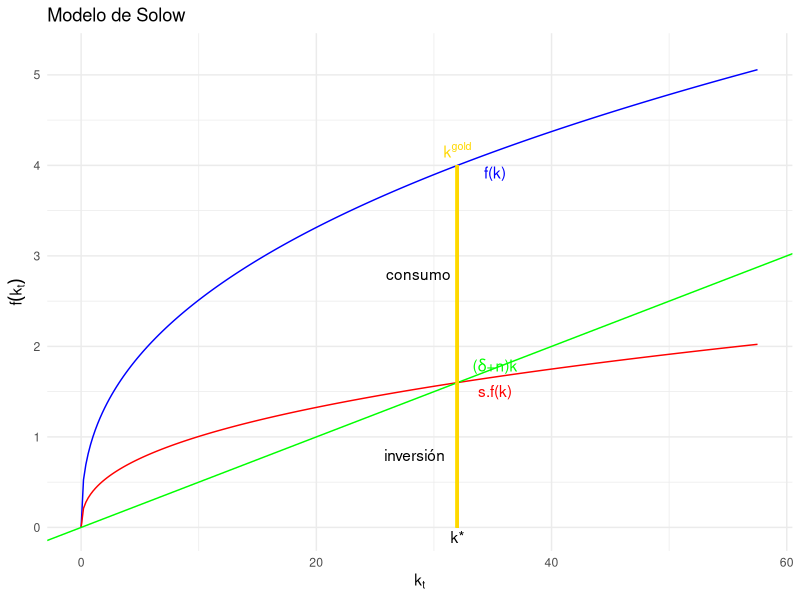
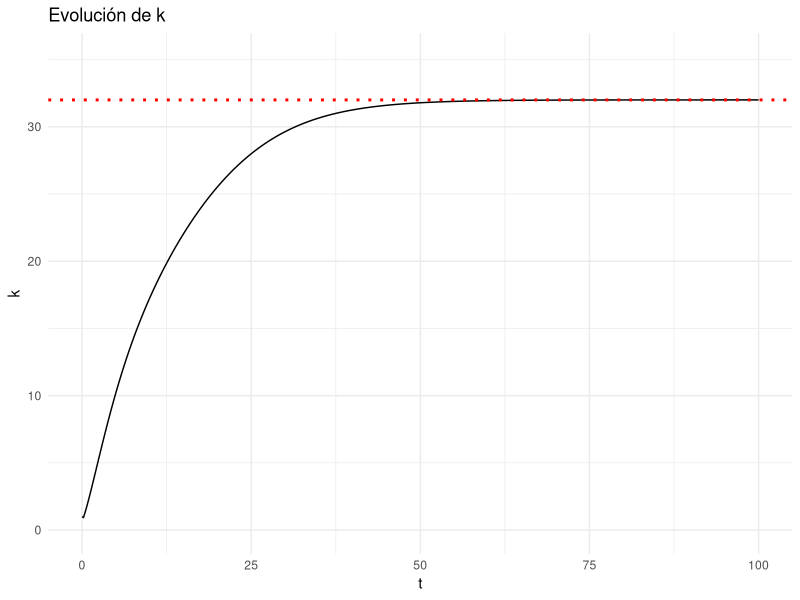
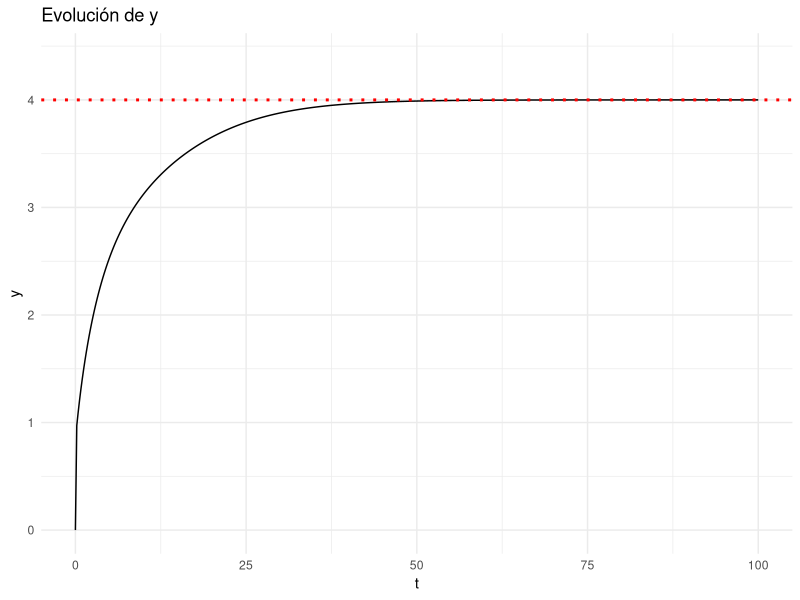
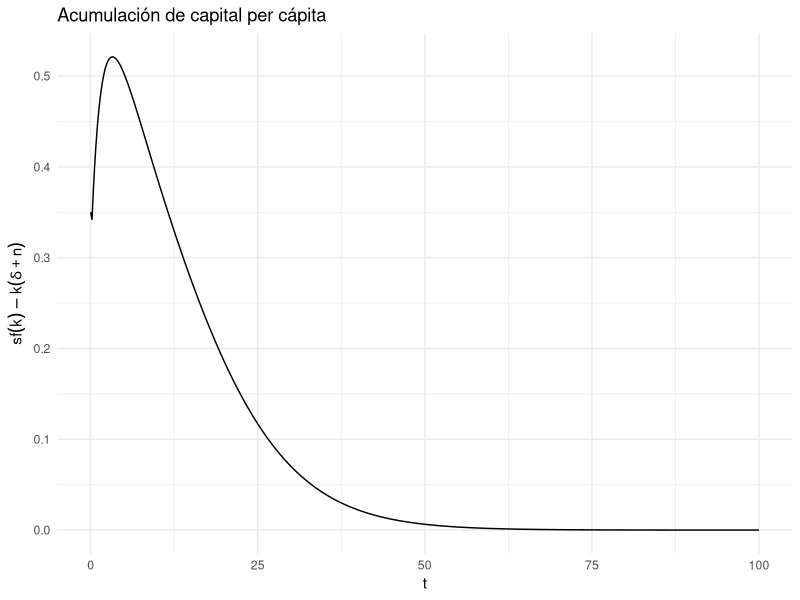
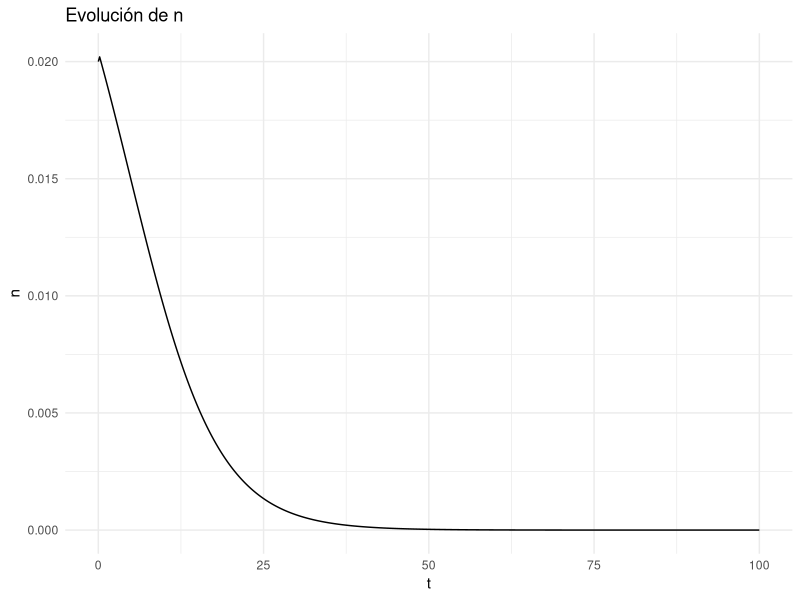
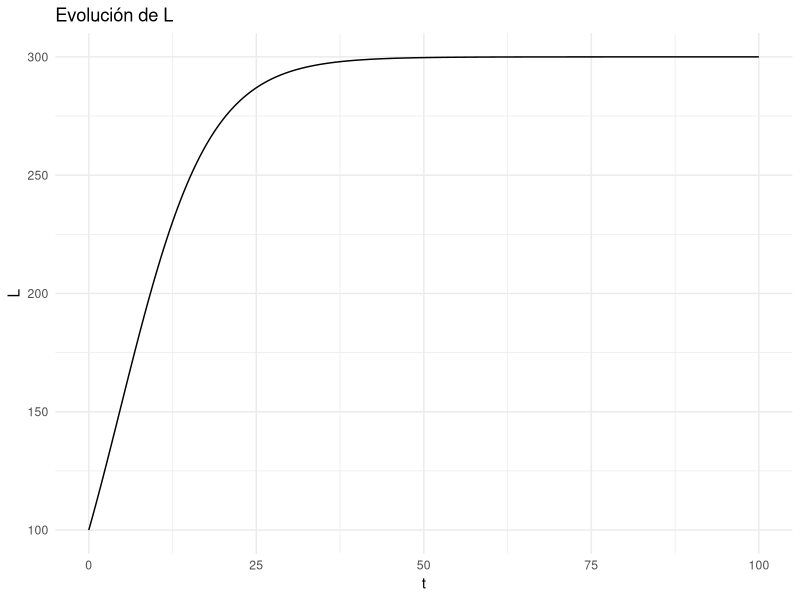

The R script that drew these images, in order:
### MODELO DE SOLOW ###

if (!require("data.table")) install.packages("data.table",dependencies = T)
library(ggplot2)

solow_ex1 <- function(s = 0.25, # tasa de ahorro
                  delta = 0.05, # depreciacion de K
                  n_inicial = 0.02, # tasa de crecimiento inicial
                  L_inicial = 100, # poblacion inicial
                  alpha = 0.4, # elasticidad producto del capital
                  k_inicial = 1,
                  # parametros de ec. de Verhulst
                  r = 0.03,
                  K = 300, 
                  gold = F,
                  iteraciones = 500){
  
  data <- data.table(
    k = rep(0,iteraciones),
    y = rep(0,iteraciones),
    n = rep(0, iteraciones),
    L = rep(0, iteraciones),
    ka = seq(0,100,length.out = iteraciones)
  )

  data[1, `:=`(k = k_inicial,
               n = n_inicial,
               L = L_inicial)]
  
  for (t in 2:iteraciones) {
    data$L[t] <- data$L[t-1]*exp(r*(1-(data$L[t-1])/K))  #Verhulst
    data$n[t] <- (data$L[t]/data$L[t-1])-1
    data$k[t]<- ((1-delta)*data$k[t-1]+s*data$y[t-1])/(1+data$n[t])
    data$y[t] <- data$k[t]^alpha 
    }
  
  k_star = (s/(delta+data$n[iteraciones]))^(1/(1-alpha))
  y_star = (s/(delta+data$n[iteraciones]))^(alpha/(1-alpha))
  k_gold = (alpha/(delta+data$n[iteraciones]))^(1/(1-alpha))
  
  ref_x = max(k_star,k_gold)
  
  # curva y, s*y, delta+n
  g1 <- data[,
             ggplot(.SD, aes(ka, ka**alpha))+
               geom_line(col = "blue")+
               geom_line(aes(y=s*ka^alpha), col = "red")+
               geom_abline(slope = delta+n[iteraciones], col = "green")+
               
               geom_segment(aes(x = k[iteraciones],
                                y = 0, 
                                yend = k[iteraciones]*(delta+n[iteraciones])), linetype = 2)+ # ahorro de equilibrio
               
               annotate("text", x = k_star,
                        y = 0.5*k[iteraciones]*(delta+n[iteraciones]),
                        label = "inversión", 
                        hjust = 1.2)+
               
               geom_segment(aes(x = k[iteraciones],
                                yend = k[iteraciones]**alpha, 
                                y = k[iteraciones]*(delta+n[iteraciones])), linetype = 3)+ # consumo de eq
               
               annotate("text", x = k_star,
                        y = 0.5*(1+s)*k[iteraciones]**alpha,
                        label = "consumo", 
                        hjust = 1.1)+
               
               annotate("text", 
                        x = ref_x*1.1,
                        y = ref_x**alpha,
                        label = "f(k)",
                        vjust = 1.1, col = "blue")+ # f(k)
               annotate("text", 
                        x = ref_x*1.1,
                        y = (ref_x**alpha)*s,
                        label = "s.f(k)",
                        vjust = 1.2, col = "red")+ # s.f(k)
               
               annotate("text", 
                        x = ref_x*1.1,
                        y = ref_x*(delta+n[iteraciones]),
                        label = expression(paste("(",delta,"+n)k")),
                        vjust = -0.5, col = "green")+ # (delta+n)k
               
               annotate("text", 
                        x = k_star,
                        y = 0,
                        label = "k*",
                        vjust = 1.3)+
               
               
               labs(title = "Modelo de Solow", 
                    x=expression(paste(k[t])), y = expression(paste(f(k[t]))))+
               xlim(c(0, ref_x*1.8))+
               ylim(c(0, 1.3*ref_x**alpha))+
               theme_minimal()]
  
  
  if(gold){
    g1 <- g1 + geom_segment(aes(x = k_gold,
                                yend = k_gold**alpha, 
                                y = 0), 
                            linetype = 1, col = "gold", linewidth = 1) +
      annotate("text", 
               x = k_gold,
               y = k_gold**alpha,
               label = expression(paste(k^{gold})),
               vjust = -0.5, col = "gold")
  }

  # grafico evolucion n
  g5 <- data[,
             ggplot(.SD,aes(x = ka, y = n))+
               geom_line()+
               labs(title = "Evolución de n", x = "t", y = "n")+
               #geom_hline(yintercept = n[iter], linetype = 9, col = "red", lwd =1)+
               #ylim(c(0, k_star*1.1))+
               theme_minimal()]
  
  # grafico evolucion L
  g6 <- data[,
             ggplot(.SD,aes(x = ka, y = L))+
               geom_line()+
               labs(title = "Evolución de L", x = "t", y = "L")+
               #geom_hline(yintercept = n[iter], linetype = 9, col = "red", lwd =1)+
               #ylim(c(0, k_star*1.1))+
               theme_minimal()]
  
  # grafico evolucion k
  g2 <- data[,
             ggplot(.SD,aes(x = ka, y = k))+
               geom_line()+
               labs(title = "Evolución de k", x = "t", y = "k")+
               geom_hline(yintercept = k_star, linetype = 9, col = "red", lwd =1)+
               ylim(c(0, k_star*1.1))+
               theme_minimal()]
  
  # evolucion de y
  g3 <- data[,
             ggplot(.SD,aes(x = ka, y = y))+
               geom_line()+
               labs(title = "Evolución de y", x = "t", y = "y")+
               geom_hline(yintercept = y_star, linetype = 9, col = "red", lwd =1)+
               ylim(c(0, y_star*1.1))+
               theme_minimal()]
  
  # evolucion acumulacion de capital per capita
  g4 <- data[,
             ggplot(.SD,aes(x = ka, y = s*k^alpha-k*(delta+n[iteraciones])))+
               geom_line()+
               labs(title = "Acumulación de capital per cápita", x = "t", 
                    y = expression(paste(s*f(k)-k*(delta+n))))+
               theme_minimal()]
  
  return(list(
    eqs = data.frame(k_star = k_star, 
                     c_star = (1-s)*y_star, 
                     y_star=y_star,
                     k_gold=k_gold, 
                     c_gold = (1-s)*k_gold**alpha,
                     y_gold = k_gold**alpha),
    modelo = g1,
    ev_k = g2,
    ev_y = g3,
    ev_ack = g4,
    ev_n = g5,
    ev_L = g6))
}

mod2 <- solow_ex1(s = 0.4, # tasa de ahorro
                  delta = 0.05, # depreciación de K
                  n_inicial = 0.02, # tasa de crecimiento inicial
                  L_inicial = 100, # población inicial
                  alpha = 0.4, # elasticidad producto del capital
                  k_inicial = 1,# parámetros de ec. de Verhulst
                  r = 0.03,
                  K = 300, # B
                  gold = T, # muestra el k de la regla de oro
                  iteraciones = 500)

View(mod2)
mod2[["modelo"]]
mod2[["eqs"]]
mod2[["ev_k"]]
mod2[["ev_y"]]
mod2[["ev_ack"]]
mod2[["ev_n"]]
mod2[["ev_L"]]
